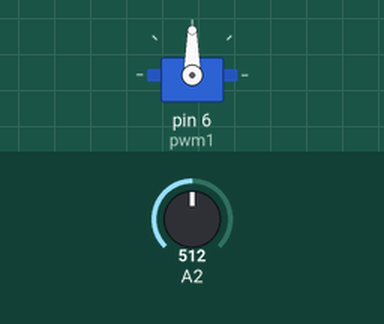
This sketch was run on a simulated Arduino Uno, built with avr-gcc and run on an emulated ATmega328P. Shown: servo. Inputs (shaded band) come from the test bench; at power-on: A2 = 512.

Above: at 1.2 s.
1.3 s: A2 set to 716
At 2.2 s:
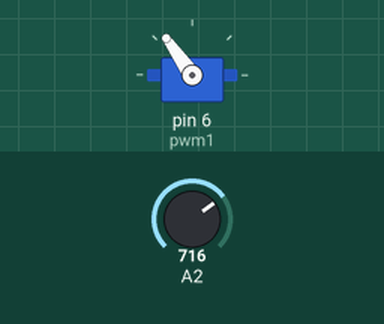
2.8 s: A2 set to 900
At 3.3 s:
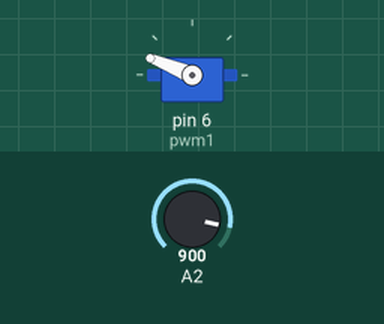
4.3 s: A2 set to 1023
At 5.5 s:
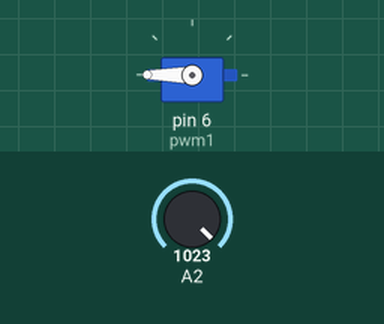
5.8 s: A2 set to 306
At 6.8 s:
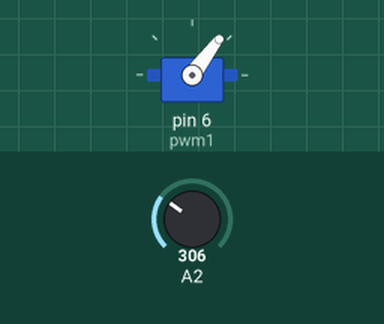
7.3 s: A2 set to 122
At 8.0 s:
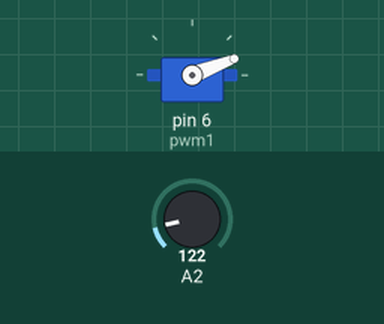
Timing chart, 0 to 9.8 s (numbered marks = the images above; inputs shaded):
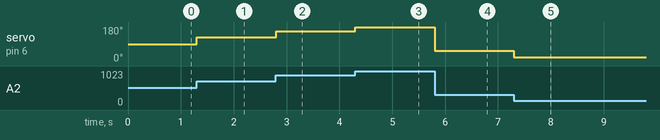

The sketch:

QuicRun_WP_880_Dual_Brushed_Test_Code_V_0_2.ino
```cpp
//Goal: Code the motors to be control by a potentiometer
//Created By: Alexander Ov
//Created On: 9/13/23
//Version 0.2
//Updates:
/*
//General Notes:
//Progress Report Notes

*/

//Libraries
#include <Servo.h>                        //Servo lib
const int pwm1 = 6;                       //pwm pin decleration

//Object Decleration
Servo servo;                              //Create servo object to control the Battery Transfer Pod's DC Motors

//Global Variable Decleration
int potValue = 0;                         //Potentiometer var used for motor movement

//Setup Function
void setup() {
  servo.attach(6,1000,2000);              //Attaches the motor driver on pin 6 to the servo object (pin, min pulse width, max pulse width in microseconds)
  Serial.begin(9600);                     //Set baudrate to 9600
  pinMode(pwm1,OUTPUT);                   //Declare pin pwm1 as OUTPUT
}

//Main Looping Fucntion
void loop() {
  potValue = analogRead(A2);              //Set potValue equal to the analog value of the A2 pin
  potValue = map(potValue,0,1023,0,180);  //Map the potentiometer values to match the servo
  servo.write(potValue);                  //Print to consle setup the potentiometer value
}
```

Measured:
- after the input at 1.3 s, servo on pin 6 (pwm1): 90° → 125° at once
- after the input at 2.8 s, servo on pin 6 (pwm1): 125° → 158° at once
- after the input at 4.3 s, servo on pin 6 (pwm1): 158° → 180° at once
- after the input at 5.8 s, servo on pin 6 (pwm1): 180° → 53° at once
- after the input at 7.3 s, servo on pin 6 (pwm1): 53° → 21° at once
